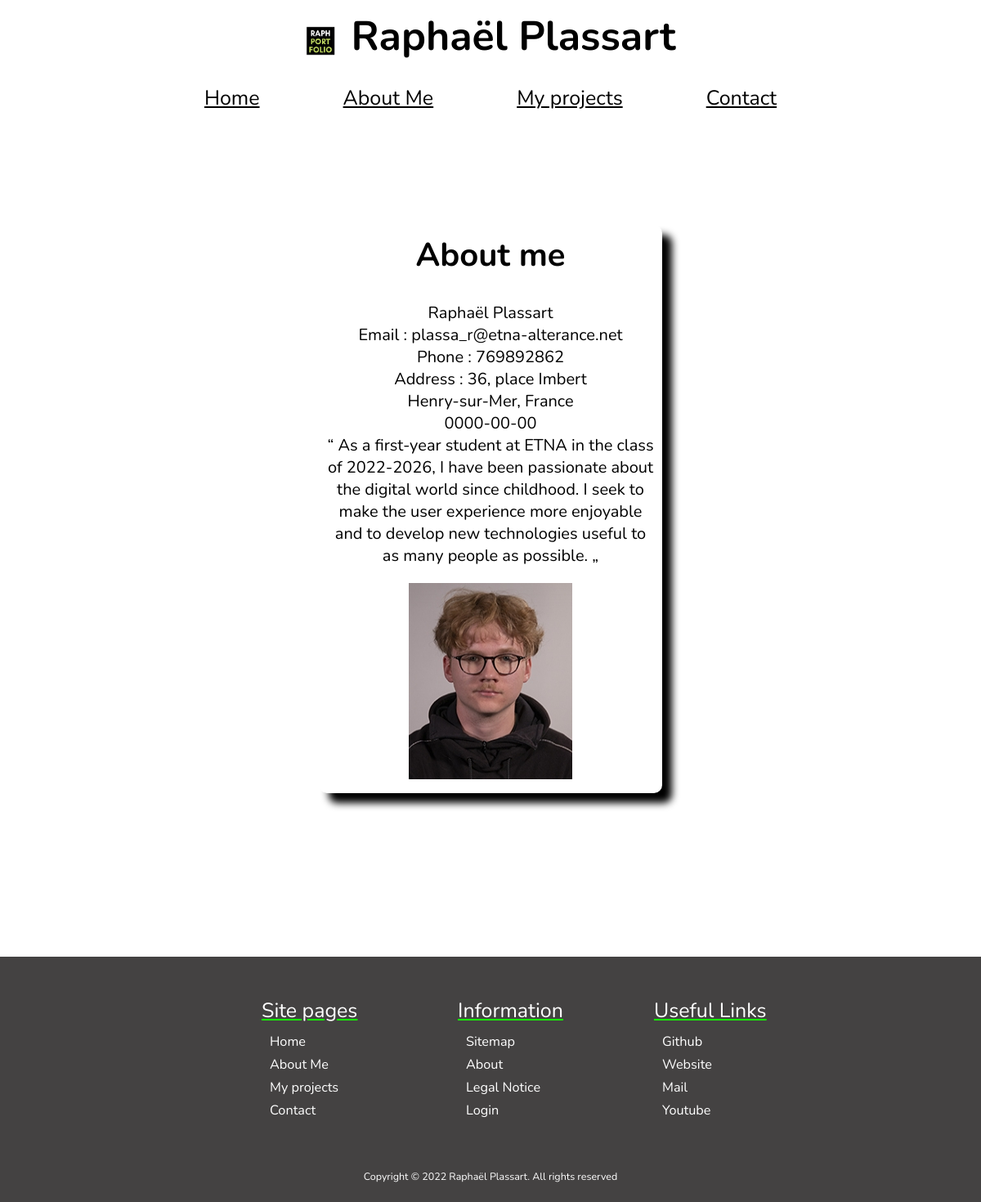
The page /Pages/aboutme.php on the database its author committed.
### tables this page shows
CREATE TABLE Me (ID INTEGER NOT NULL PRIMARY KEY,
                    Firstname VARCHAR(255) NOT NULL,
                    Lastname VARCHAR(255) NOT NULL,
                    Email VARCHAR(255) NOT NULL,
                    Phone INTEGER(255) NOT NULL,
                    Address VARCHAR(255) NOT NULL,
                    City VARCHAR(255) NOT NULL,
                    Country VARCHAR(255) NOT NULL,
                    Birth_date DATE NOT NULL,
                    Description VARCHAR(255) NOT NULL);

### Pages/developers.php (called while the page is built)
<?php
include("database.php");
$db= $conn;
$tableName="me";
$columns= ['ID', 'Firstname','Lastname','Email','Phone', 'Address','City','Country', 'Birth_date', 'Description'];
$fetchData = fetch_data($db, $tableName, $columns);
function fetch_data($db, $tableName, $columns){
 if(empty($db)){
  $msg= "Database connection error";
 }elseif (empty($columns) || !is_array($columns)) {
  $msg="columns Name must be defined in an indexed array";
 }elseif(empty($tableName)){
   $msg= "Table Name is empty";
}else{
$columnName = implode(", ", $columns);
$query = "SELECT ".$columnName." FROM $tableName"." ORDER BY id DESC";
$result = $db->query($query);
if($result== true){
 if ($result->num_rows > 0) {
    $row= mysqli_fetch_all($result, MYSQLI_ASSOC);
    $msg= $row;
 } else {
    $msg= "No Data Found";
 }
}else{
  $msg= mysqli_error($db);
}
}
return $msg;
}
?>

### Pages/aboutme.php (the view, shortened to what this page needs)
<?php
include("developers.php");
?>
<!DOCTYPE html>
<html lang="fr">
<head>
    <link rel="stylesheet" href="style.css" />
</head>
<body>
<div class="header">
  <div class="top"> <img src="../Medias/logo.png" class="logo" alt="logo">
<h1> <a href="index.html"></a>Raphaël Plassart</a></h1></div>
<nav id="nav">
   <ul class="menu">
       <li class="li_nav"><a href="index.php">Home</a></li>
       <li class="li_nav"><a href="aboutme.php">About Me</a></li>
       <li class="li_nav"><a href="myprojects.php">My projects</a></li>
       <li class="li_nav"><a href="#footer">Contact</a></li>
   </ul>
</nav>
</div>
<div class="main_about_me">
<h2>About me</h2>
<?php
      if(is_array($fetchData)){
      $sn=1;
      foreach($fetchData as $data){
    ?>
      <div class="info"> <?php echo $data['Firstname']??''; ?> <?php echo $data['Lastname']??''; ?> </div>
      <div class="info">Email : <?php echo $data['Email']??''; ?></div>
      <div class="info">Phone : <?php echo $data['Phone']??''; ?></div>
      <div class="info">Address : <?php echo $data['Address']??''; ?></div>
      <div class="info"> <?php echo $data['City']??''; ?>, <?php echo $data['Country']??''; ?> </div>
      <div class="info"><?php echo $data['Birth_date']??''; ?> </div>
      <div class="info">“ <?php echo $data['Description']??''; ?> „</div>
     <?php
      $sn++;}}else{ ?>
        <td colspan="8">
    <?php echo $fetchData; ?>
  </td>
    <?php
    }?>
<img src="../Medias/photo.png" class="picture_of_me" alt="picture_of_me">
</div>
<div class="footer" id="footer">
  <div class="footer-tab">
        <ul>
          <p>Site pages</p>
       <li><a href="index.php">Home</a></li>
       <li><a href="https://www.youtube.com/channel/UCEb_NXhHa8v7JSQQ84X4GaA">About Me</a></li>
       <li><a href="a-propos.html">My projects</a></li>
       <li><a href="https://www.instagram.com/raph.otos/">Contact</a></li>
        </ul>
        <ul>
          <p>Information</p>
          <li><a href="https://www.youtube.com/watch?v=dQw4w9WgXcQ">Sitemap</a></li>
          <li><a href="https://www.youtube.com/watch?v=dQw4w9WgXcQ">About</a></li>
          <li><a href="https://www.youtube.com/watch?v=dQw4w9WgXcQ">Legal Notice</a></li>
          <li><a href="login.php">Login</a></li>
        </ul>
        <ul>
          <p> Useful Links</p>
          <li><a href="https://github.com/raphplt">Github</a></li>
          <li><a href="https://www.raphotos.fr">Website</a></li>
          <li><a href="mailto:plassa_r@etna-alternance.net">Mail</a></li>
          <li><a href="https://www.youtube.com/channel/UCEb_NXhHa8v7JSQQ84X4GaA">Youtube</a></li>
        </ul>
  </div>
  <p class="copyright"> Copyright © 2022 Raphaël Plassart. All rights reserved</p>
</div>
</body>
</html>

### Pages/style.css (style rules this page uses)
*, *::before, *::after { margin: 0; padding: 0; list-style: none; font-family: 'Nunito', sans-serif; scroll-behavior: smooth; box-sizing: border-box; list-style-type: none; text-decoration: none; }
body { height: auto; }
:root { font-size: 12.5px; text-decoration: none; }
.top { display: flex; align-items: center; justify-content: center; }
h1 { text-align: center; font-size: 2rem; border-top: 10px solid transparent; }
.logo { width: 13%; margin-right: 20px; }
.header { background: white; margin-bottom:100px; }
nav { position: relative; display: none; text-align: center; width: 100%; }
.menu { display: block; margin: 0 auto; position: relative; }
.li_nav { background-color: white; color: black; height: 130px; font-size: 1.5em; border: 10px solid white; text-decoration: underline 1px solid white; }
.footer { border-top: 45px solid rgb(68, 66, 66); bottom:0; width:100%; height: 400px; background: rgb(68, 66, 66); color: white; margin: 0 auto; }
.footer-tab { display: flex; flex-wrap: wrap; }
.footer-tab ul { width: 51%; margin-bottom: 5px; flex-direction: column; }
.footer-tab li { font-size: 1.3em; margin-left: 40px; margin-bottom: 5px; }
.footer-tab p { font-size: 2em; margin-top: 4px; margin-left: 25px; margin-bottom: 10px; text-decoration: underline; text-decoration-color: rgb(21, 255, 0); }
.copyright { margin-top: 50px; text-align: center; }
a:link, a:visited { color: black; }
.footer a:link,.footer a:visited { color: white; }
.main_about_me { height: auto; background: white ; width: 75%; font-display: block; margin: 0 auto; font-size: 20px; margin-bottom: 200px; text-align: center; border: 10px solid white; border-radius: 10px 10px 10px 10px; box-shadow: 12px 12px 10px black; }
h2 { margin-bottom: 30px; font-size: 2em; }
.picture_of_me { margin-top: 20px; }
@media screen and (min-width:568px) { .footer-tab ul { width: 50%; } }
@media screen and (min-width:568px) { .footer { height:550px; } }
@media screen and (min-width:768px) { h1 { font-size: 3em; } }
@media screen and (min-width:768px) { nav { display: flex; border: solid transparent; margin: 0 auto; } }
@media screen and (min-width:768px) { .menu { display: flex; flex-wrap: wrap; margin: 0 auto; position: relative; } }
@media screen and (min-width:768px) { .li_nav { margin-left: 50px; margin-right: 50px; background: transparent; color: rgb(0, 0, 0); height: 70px; font-size: 2em; border: 1px solid transparent; text-decoration: underline; } }
@media screen and (min-width:768px) { .footer-tab ul { width: 30%; } }
@media screen and (min-width:768px) { .footer-tab li { font-size: 1.3em; margin-left: 90px; margin-bottom: 6px; transition: all 0.3s ease; } }
@media screen and (min-width:768px) { .footer-tab p { font-size: 2em; margin-top: 4px; margin-left: 80px; margin-bottom: 10px; text-decoration: underline; text-decoration-color: rgb(21, 255, 0); } }
@media screen and (min-width:768px) { .footer { height: 300px; } }
@media screen and (min-width:768px) { .logo { width: 3%; } }
@media screen and (min-width:768px) { .main_about_me { width: 40%; } }
@media screen and (min-width: 1024px) { h1 { font-size: 4em; border-top: 10px solid transparent; margin-bottom: 20px; } }
@media screen and (min-width: 1024px) { .footer-tab ul { width: 20%; text-align: left; } }
@media screen and (min-width: 1024px) { .footer-tab { justify-content: center; } }
@media screen and (min-width: 1024px) { .main_about_me { width: 35%; } }

### rows shown on the page
me: Firstname "Raphaël", Lastname "Plassart", Email "plassa_r@etna-alterance.net", Phone "769892862", Address "36, place Imbert", City "Henry-sur-Mer", Country "France", Birth_date "0000-00-00", Description "As a first-year student at ETNA in the class of 2022-2026, I have been passionate about the digital world since childhood. I seek to make the user experience more enjoyable and to develop new technologies useful to as many people as possible."
